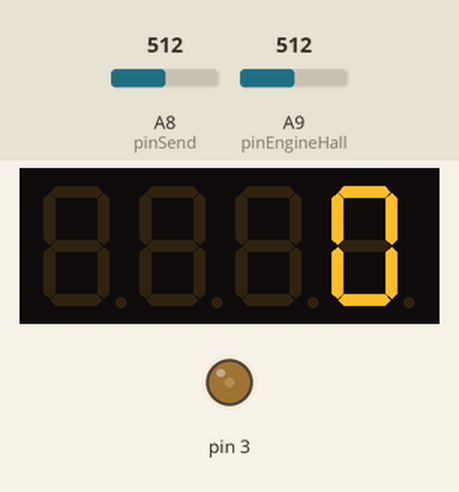
This sketch was run on a simulated Arduino Mega 2560, built with avr-gcc and run on an emulated ATmega2560. Shown: 4-digit seven-segment display, output pins drawn as LEDs (lit = HIGH). The inputs (shaded band) are chosen by the test bench; at power-on: A9 (pinEngineHall) = 512, A8 (pinSend) = 512. What the sketch prints to the serial monitor is not drawn.

Above: at 1.2 s.
1.3 s: A9 (pinEngineHall) set to 90
At 1.4 s:
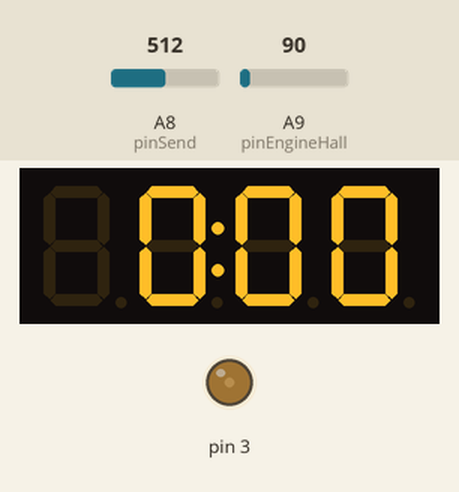
2.8 s: A8 (pinSend) set to 40
At 3.04 s:
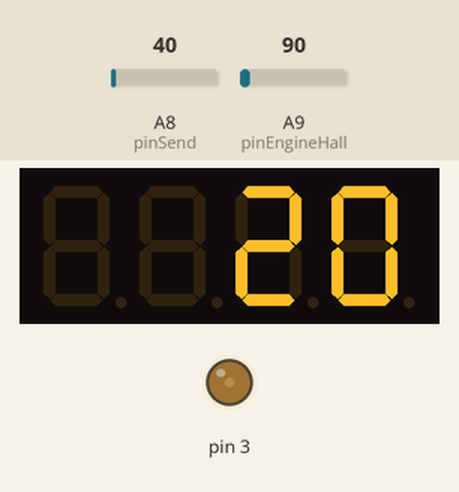
4.3 s: A9 (pinEngineHall) set to 110
Timing chart, 0 to 7.3 s (numbered marks = the images above; inputs shaded):
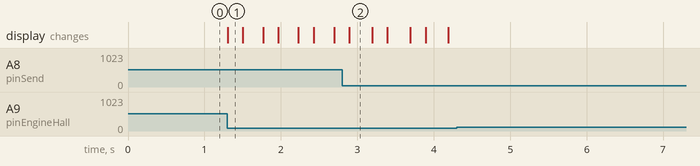

Measured:
- after the input at 1.3 s, the display: changes at once (image 1)
- after the input at 2.8 s, the display: changes after 0.10 s (image 2)
- after the input at 4.3 s, every drawn part: stays the same

The sketch:

rpm_time_toggle_no_delay.ino
```cpp
#include <Wire.h> // Enable this line if using Arduino Uno, Mega, etc.
#include <Adafruit_GFX.h>
#include "Adafruit_LEDBackpack.h"

Adafruit_7segment matrix = Adafruit_7segment();


/////////////////////////////////RPM CALC SET UP
int displayRPM, hours, minutes, totalTime, startRPMTime, endRPMTime;
double rpm = 0;
double RPMCalc = 0;
double HighLow = 0;
double currentTime = 0;
double deltaTime = 0;
double previousTime = 0;


/////////////////////////////////TIME SET UP
boolean hoursDig, minDig;

/////////////////////////////////BUTTON SET UP
boolean switched;
int holdSwitch;
int switchPrint;

int displayDelay;

#define pinEngineHall A9
#define pinSend A8


void setup() {
  Wire.begin();
  Serial.begin(9600);
  Serial.println("7 Segment Backpack Test");
  matrix.begin(0x70);

  rpm = 0;
  switched = true;
  pinMode(3, OUTPUT);
  analogWrite(3, 50);
  pinMode(pinEngineHall, INPUT);
  holdSwitch = 0;
  hours = 0;
  minutes = 0;
  hoursDig = false;
  minDig = false;
  switchPrint = 0;

  displayDelay = 0;

}


void loop() {
  if (analogRead(pinEngineHall) < 100 && holdSwitch > 100) { //Button cycle
    if (switchPrint == 0) {
      switchPrint = 1;
    } else {
      switchPrint = 0;
    }
    holdSwitch = 0;
  }

  if (switchPrint == 0) {
    rpmAndDisplay();
    holdSwitch++;
  } else if (switchPrint == 1) {
    timeAndDisplay();
    holdSwitch++;
  }
}


void rpmAndDisplay() {
  if (analogRead(pinSend) < 50)
  {
    if (HighLow == 1)
    {
      RPMCalc = 1;
    }
    HighLow = 0;
  }
  if (analogRead(pinSend) > 100)
  {
    HighLow = 1;
  }
  if (RPMCalc == 1)
  {
    currentTime = millis(); //currentTime = time since program has started
    deltaTime = (currentTime - previousTime); //calculate change in time
    previousTime = currentTime; //save current time as previous time to use for next RPM calculation
    rpm = (60000 / deltaTime); //RPM is 60,0000 milliseconds in a minute (x2 because 2 rotations have been detected), divided by the change in time since last calculation
    RPMCalc = 0;
  }

  displayRPM = (int)rpm;

  matrix.print(displayRPM, DEC);
  matrix.writeDisplay();

}


void timeAndDisplay() {

  totalTime = millis() / 60000; //Time calculations and determining the digits to be displayed on display
  hours = totalTime / 60;
  minutes = totalTime % 60;

  if (hours / 10 < 1) {
    hoursDig = false;
  }
  else hoursDig = true;

  if (minutes / 10 < 1) {
    minDig = false;
  }
  else minDig = true;

  if (!hoursDig) {
    matrix.writeDigitRaw(0, 0x00);
    matrix.writeDigitNum(1, hours);
  } else {
    matrix.writeDigitNum(0, hours / 10);
    matrix.writeDigitNum(1, hours % 10);
  }

  if (!minDig) {
    matrix.writeDigitNum(3, 0);
    matrix.writeDigitNum(4, minutes);
  } else {
    matrix.writeDigitNum(3, minutes / 10);
    matrix.writeDigitNum(4, minutes % 10);
  }

  matrix.drawColon(true);
  matrix.writeDisplay();
}
```
